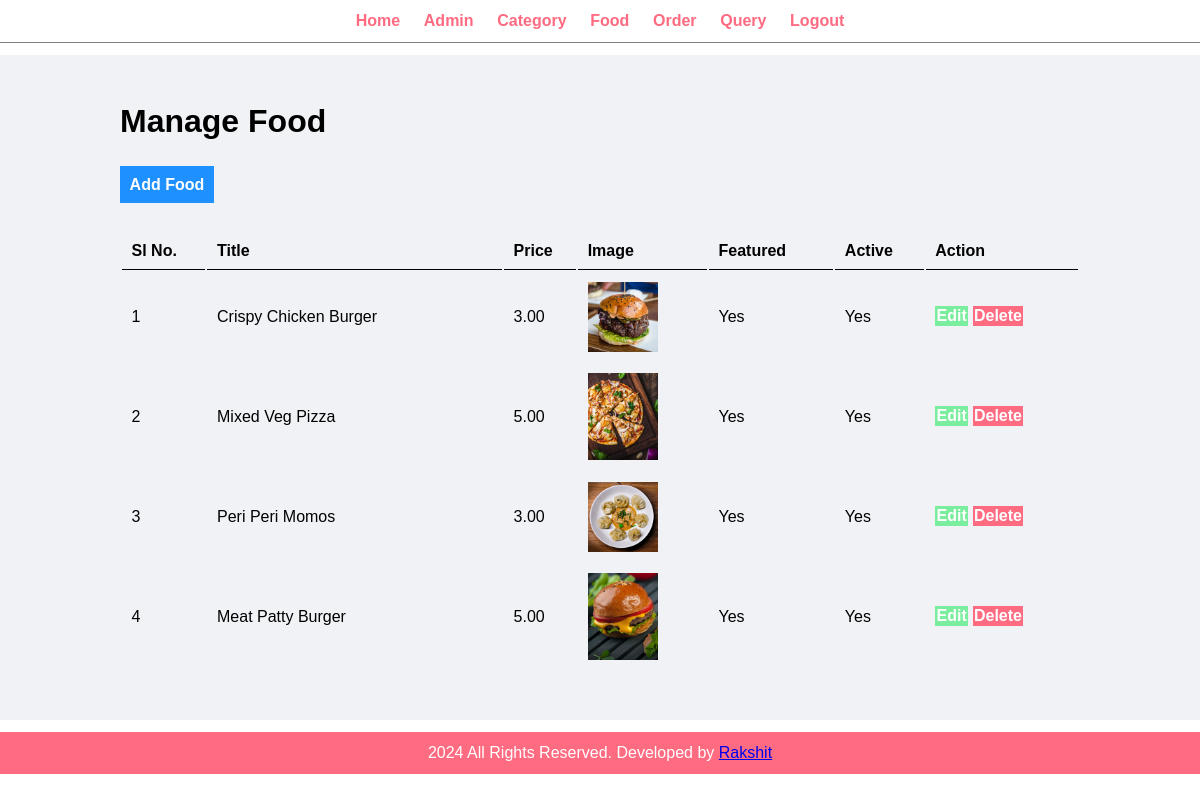
Screenshot of /admin/manage-food.php (signed in) with the database file from the repository.
### tables this page shows
CREATE TABLE `tbl_food` (
  `id` int(10) UNSIGNED NOT NULL,
  `title` varchar(100) NOT NULL,
  `description` text NOT NULL,
  `price` decimal(10,2) NOT NULL,
  `image_name` varchar(255) NOT NULL,
  `category_id` int(10) UNSIGNED NOT NULL,
  `featured` varchar(10) NOT NULL,
  `active` varchar(10) NOT NULL
);

### admin/manage-food.php (the view, shortened to what this page needs)
<?php include('snippets/menu.php'); ?>
    <div class="main-content">
        <div class="wrapper">
            <h1>Manage Food</h1>
            <br><br>
                <a href="<?php echo SITEURL; ?>admin/add-food.php" class="btn-primary">Add Food</a>
                <br><br><br>
                <table class="tbl-full">
                    <tr>
                        <th>Sl No.</th>
                        <th>Title</th>
                        <th>Price</th>
                        <th>Image</th>
                        <th>Featured</th>
                        <th>Active</th>
                        <th>Action</th>
                    </tr>
                    <?php
                        $sql = "SELECT * FROM tbl_food";
                        $res = mysqli_query($conn, $sql);
                        $count = mysqli_num_rows($res);
                        $sn = 1;
                        if($count > 0)
                        {
                            while($row = mysqli_fetch_assoc($res))
                            {
                                $id = $row['id'];
                                $title = $row['title'];
                                $price = $row['price'];
                                $image_name = $row['image_name'];
                                $featured = $row['featured'];
                                $active = $row['active'];
                                ?>
                                <tr>
                                    <td><?php echo $sn++; ?></td>
                                    <td><?php echo $title; ?></td>
                                    <td><?php echo $price; ?></td>
                                    <td>
                                        <?php
                                            if($image_name == "")
                                            {
                                                echo "<div class='error'>Image Not Added.</div>";
                                            }
                                            else
                                            {
                                                ?>
                                                <img src="<?php echo SITEURL; ?>images/food/<?php echo $image_name; ?>" width="70px" alt="<?php echo $image_name; ?>">
                                                <?php
                                            }
                                        ?>
                                    </td>
                                    <td><?php echo $featured; ?></td>
                                    <td><?php echo $active; ?></td>
                                    <td>
                                        <a href="<?php echo SITEURL; ?>admin/update-food.php?id=<?php echo $id; ?>" class="btn-secondary">Edit</a>
                                        <a href="<?php echo SITEURL; ?>admin/delete-food.php?id=<?php echo $id; ?>&image_name=<?php echo $image_name; ?>" class="btn-warning">Delete</a>
                                    </td>
                                </tr>
                                <?php
                            }
                        }
                        else
                        {
                            echo "<tr><td colspan='7' class = 'error'>Food not Added yet</td></tr>";
                        }
                    ?>
                </table>
        </div>
    </div>
<?php include('snippets/footer.php'); ?>

### admin/snippets/menu.php (shortened to what this page needs)
<html>
    <head>
        <link rel="stylesheet" href="../css/admin.css">
    </head>
    <body>
        <div class="menu text-center">
            <div class="wrapper">
                <ul>
                    <li><a href="<?php echo SITEURL; ?>admin">Home</a></li>
                    <li><a href="<?php echo SITEURL; ?>admin/manage-admin.php">Admin</a></li>
                    <li><a href="<?php echo SITEURL; ?>admin/manage-category.php">Category</a></li>
                    <li><a href="<?php echo SITEURL; ?>admin/manage-food.php">Food</a></li>
                    <li><a href="<?php echo SITEURL; ?>admin/manage-order.php">Order</a></li>
                    <li><a href="<?php echo SITEURL; ?>admin/manage-query.php">Query</a></li>
                    <li><a href="<?php echo SITEURL; ?>admin/logout.php">Logout</a></li>
                </ul>
            </div>
        </div>

### admin/snippets/footer.php
<div class="footer">
            <div class="wrapper">
                <p class="text-center">2024 All Rights Reserved. Developed by <a href="http://localhost/Online-Food-Order/">Rakshit</a></p>
            </div>
        </div>
    </body>
</html>

### css/admin.css (style rules this page uses)
* { margin: 0; padding: 0; font-family: Arial, Helvetica, sans-serif; }
.wrapper { padding: 1%; width: 80%; margin: 0 auto; }
.text-center { text-align: center; }
.tbl-full { width: 100%; }
table tr th { border-bottom: 1px solid black; padding: 1%; text-align: left; }
table tr td { padding: 1%; }
.btn-primary { background-color: #1e90ff; padding: 1%; color: white; text-decoration: none; font-weight: bold; }
.btn-secondary { background-color: #7bed9f; padding: 1%; color: white; text-decoration: none; font-weight: bold; border: none; }
.btn-warning { background-color: #ff6b81; padding: 1%; color: white; text-decoration: none; font-weight: bold; }
.menu { border-bottom: 1px solid grey; }
.menu ul { list-style-type: none; }
.menu ul li { display: inline; padding: 1%; }
.menu ul li a { text-decoration: none; font-weight: bold; color: #ff6b81; }
.main-content { margin: 1% 0; background-color: #f1f2f6; padding: 3% 0; }
.footer { background: #ff6b81; color: white; }

### rows the page displays
tbl_food: title "Crispy Chicken Burger", price "3.00", image_name (picture), featured "Yes", active "Yes"
tbl_food: title "Mixed Veg Pizza", price "5.00", image_name (picture), featured "Yes", active "Yes"
tbl_food: title "Peri Peri Momos", price "3.00", image_name (picture), featured "Yes", active "Yes"
tbl_food: title "Meat Patty Burger", price "5.00", image_name (picture), featured "Yes", active "Yes"
